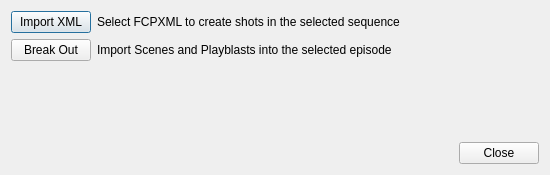
<?xml version="1.0" encoding="UTF-8"?>
<ui version="4.0">
 <class>DesktopLayoutDialog</class>
 <widget class="QDialog" name="DesktopLayoutDialog">
  <property name="geometry">
   <rect>
    <x>0</x>
    <y>0</y>
    <width>550</width>
    <height>175</height>
   </rect>
  </property>
  <property name="minimumSize">
   <size>
    <width>550</width>
    <height>175</height>
   </size>
  </property>
  <property name="maximumSize">
   <size>
    <width>550</width>
    <height>175</height>
   </size>
  </property>
  <property name="windowTitle">
   <string>Swing: Layout</string>
  </property>
  <property name="modal">
   <bool>false</bool>
  </property>
  <layout class="QVBoxLayout" name="verticalLayout">
   <item>
    <layout class="QHBoxLayout" name="horizontalLayout_5">
     <item>
      <widget class="QPushButton" name="pushButtonImportXML">
       <property name="text">
        <string>Import XML</string>
       </property>
      </widget>
     </item>
     <item>
      <widget class="QLabel" name="labelImagePlane">
       <property name="text">
        <string>Select FCPXML to create shots in the selected sequence</string>
       </property>
      </widget>
     </item>
     <item>
      <spacer name="horizontalSpacer_5">
       <property name="orientation">
        <enum>Qt::Horizontal</enum>
       </property>
       <property name="sizeHint" stdset="0">
        <size>
         <width>40</width>
         <height>20</height>
        </size>
       </property>
      </spacer>
     </item>
    </layout>
   </item>
   <item>
    <layout class="QHBoxLayout" name="horizontalLayout_2">
     <item>
      <widget class="QPushButton" name="pushButtonBreakout">
       <property name="text">
        <string>Break Out</string>
       </property>
      </widget>
     </item>
     <item>
      <widget class="QLabel" name="labelChainsaw">
       <property name="text">
        <string>Import Scenes and Playblasts into the selected episode</string>
       </property>
      </widget>
     </item>
     <item>
      <spacer name="horizontalSpacer_2">
       <property name="orientation">
        <enum>Qt::Horizontal</enum>
       </property>
       <property name="sizeHint" stdset="0">
        <size>
         <width>40</width>
         <height>20</height>
        </size>
       </property>
      </spacer>
     </item>
    </layout>
   </item>
   <item>
    <spacer name="verticalSpacer">
     <property name="orientation">
      <enum>Qt::Vertical</enum>
     </property>
     <property name="sizeHint" stdset="0">
      <size>
       <width>20</width>
       <height>40</height>
      </size>
     </property>
    </spacer>
   </item>
   <item>
    <layout class="QHBoxLayout" name="horizontalLayout">
     <item>
      <spacer name="horizontalSpacer">
       <property name="orientation">
        <enum>Qt::Horizontal</enum>
       </property>
       <property name="sizeHint" stdset="0">
        <size>
         <width>40</width>
         <height>20</height>
        </size>
       </property>
      </spacer>
     </item>
     <item>
      <widget class="QPushButton" name="pushButtonClose">
       <property name="text">
        <string>Close</string>
       </property>
      </widget>
     </item>
    </layout>
   </item>
  </layout>
 </widget>
 <resources/>
 <connections/>
</ui>
